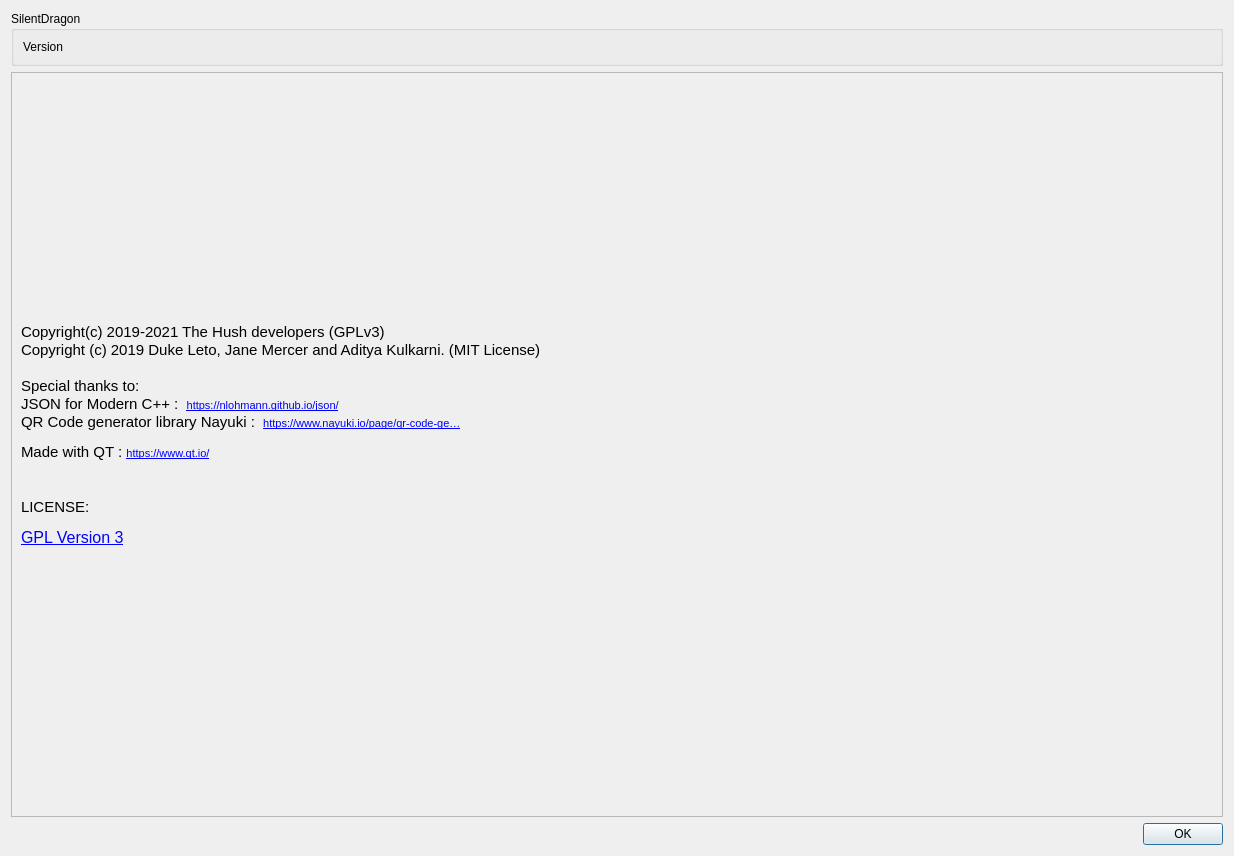
<?xml version="1.0" encoding="UTF-8"?>
<ui version="4.0">
 <class>about</class>
 <widget class="QDialog" name="about">
  <property name="geometry">
   <rect>
    <x>0</x>
    <y>0</y>
    <width>1234</width>
    <height>856</height>
   </rect>
  </property>
  <property name="windowTitle">
   <string>About</string>
  </property>
  <layout class="QVBoxLayout" name="verticalLayout">
   <item>
    <widget class="QGroupBox" name="groupBox">
     <property name="title">
      <string notr="true">SilentDragon</string>
     </property>
     <layout class="QVBoxLayout" name="verticalLayout_2">
      <item>
       <widget class="QLabel" name="versionLabel">
        <property name="text">
         <string notr="true">Version</string>
        </property>
       </widget>
      </item>
     </layout>
    </widget>
   </item>
   <item>
    <widget class="QScrollArea" name="scrollArea">
     <property name="widgetResizable">
      <bool>true</bool>
     </property>
     <widget class="QWidget" name="scrollAreaWidgetContents">
      <property name="geometry">
       <rect>
        <x>0</x>
        <y>0</y>
        <width>1196</width>
        <height>626</height>
       </rect>
      </property>
      <layout class="QVBoxLayout" name="verticalLayout_3">
       <item>
        <widget class="QLabel" name="label">
         <property name="text">
          <string notr="true">&lt;!DOCTYPE HTML PUBLIC &quot;-//W3C//DTD HTML 4.0//EN&quot; &quot;http://www.w3.org/TR/REC-html40/strict.dtd&quot;&gt;
&lt;html&gt;&lt;head&gt;&lt;meta name=&quot;qrichtext&quot; content=&quot;1&quot; /&gt;&lt;style type=&quot;text/css&quot;&gt;
p, li { white-space: pre-wrap; }
&lt;/style&gt;&lt;/head&gt;&lt;body style=&quot; font-family:'Ubuntu'; font-size:12pt; font-weight:400; font-style:normal;&quot;&gt;
&lt;p style=&quot;-qt-paragraph-type:empty; margin-top:0px; margin-bottom:0px; margin-left:0px; margin-right:0px; -qt-block-indent:0; text-indent:0px; font-family:'MS Shell Dlg 2'; font-size:8.1pt;&quot;&gt;&lt;br /&gt;&lt;/p&gt;
&lt;p style=&quot; margin-top:0px; margin-bottom:0px; margin-left:0px; margin-right:0px; -qt-block-indent:0; text-indent:0px;&quot;&gt;&lt;span style=&quot; font-size:11pt;&quot;&gt;Copyright(c) 2019-2021 The Hush developers (GPLv3)&lt;/span&gt;&lt;/p&gt;
&lt;p style=&quot; margin-top:0px; margin-bottom:0px; margin-left:0px; margin-right:0px; -qt-block-indent:0; text-indent:0px;&quot;&gt;&lt;span style=&quot; font-size:11pt;&quot;&gt;Copyright (c) 2019 Duke Leto, Jane Mercer and Aditya Kulkarni. (MIT License)&lt;/span&gt;&lt;/p&gt;
&lt;p style=&quot;-qt-paragraph-type:empty; margin-top:0px; margin-bottom:0px; margin-left:0px; margin-right:0px; -qt-block-indent:0; text-indent:0px; font-size:11pt;&quot;&gt;&lt;br /&gt;&lt;/p&gt;
&lt;p style=&quot; margin-top:0px; margin-bottom:0px; margin-left:0px; margin-right:0px; -qt-block-indent:0; text-indent:0px;&quot;&gt;&lt;span style=&quot; font-size:11pt;&quot;&gt;Special thanks to:&lt;/span&gt;&lt;/p&gt;
&lt;p style=&quot; margin-top:0px; margin-bottom:0px; margin-left:0px; margin-right:0px; -qt-block-indent:0; text-indent:0px;&quot;&gt;&lt;span style=&quot; font-size:11pt;&quot;&gt;JSON for Modern C++ :  &lt;/span&gt;&lt;a href=&quot;https://nlohmann.github.io/json/&quot;&gt;&lt;span style=&quot; font-family:'MS Shell Dlg 2'; font-size:8pt; text-decoration: underline; color:#0000ff;&quot;&gt;https://nlohmann.github.io/json/&lt;/span&gt;&lt;/a&gt;&lt;/p&gt;
&lt;p style=&quot; margin-top:0px; margin-bottom:0px; margin-left:0px; margin-right:0px; -qt-block-indent:0; text-indent:0px;&quot;&gt;&lt;span style=&quot; font-size:11pt;&quot;&gt;QR Code generator library Nayuki :  &lt;/span&gt;&lt;a href=&quot;https://www.nayuki.io/page/qr-code-generator-library&quot;&gt;&lt;span style=&quot; font-family:'MS Shell Dlg 2'; font-size:8pt; text-decoration: underline; color:#0000ff;&quot;&gt;https://www.nayuki.io/page/qr-code-ge…&lt;/span&gt;&lt;/a&gt;&lt;/p&gt;
&lt;p style=&quot; margin-top:12px; margin-bottom:12px; margin-left:0px; margin-right:0px; -qt-block-indent:0; text-indent:0px;&quot;&gt;&lt;span style=&quot; font-size:11pt;&quot;&gt;Made with QT : &lt;/span&gt;&lt;a href=&quot;https://www.qt.io/&quot;&gt;&lt;span style=&quot; font-family:'MS Shell Dlg 2'; font-size:8pt; text-decoration: underline; color:#0000ff;&quot;&gt;https://www.qt.io/&lt;/span&gt;&lt;/a&gt;&lt;/p&gt;
&lt;p style=&quot;-qt-paragraph-type:empty; margin-top:12px; margin-bottom:12px; margin-left:0px; margin-right:0px; -qt-block-indent:0; text-indent:0px; font-family:'MS Shell Dlg 2'; font-size:8pt; text-decoration: underline; color:#0000ff;&quot;&gt;&lt;br /&gt;&lt;/p&gt;
&lt;p style=&quot; margin-top:12px; margin-bottom:12px; margin-left:0px; margin-right:0px; -qt-block-indent:0; text-indent:0px;&quot;&gt;&lt;span style=&quot; font-size:11pt;&quot;&gt;LICENSE:&lt;/span&gt;&lt;/p&gt;
&lt;p style=&quot; margin-top:12px; margin-bottom:12px; margin-left:0px; margin-right:0px; -qt-block-indent:0; text-indent:0px;&quot;&gt;&lt;a href=&quot;https://www.gnu.org/licenses/gpl-3.0.en.html
&quot;&gt;&lt;span style=&quot; text-decoration: underline; color:#0000ff;&quot;&gt;GPL Version 3&lt;/span&gt;&lt;/a&gt;&lt;/p&gt;
&lt;p style=&quot;-qt-paragraph-type:empty; margin-top:12px; margin-bottom:12px; margin-left:0px; margin-right:0px; -qt-block-indent:1; text-indent:0px; text-decoration: underline; color:#0000ff;&quot;&gt;&lt;br /&gt;&lt;/p&gt;&lt;/body&gt;&lt;/html&gt;</string>
         </property>
         <property name="wordWrap">
          <bool>true</bool>
         </property>
         <property name="openExternalLinks">
          <bool>true</bool>
         </property>
         <property name="textInteractionFlags">
          <set>Qt::LinksAccessibleByMouse</set>
         </property>
        </widget>
       </item>
      </layout>
     </widget>
    </widget>
   </item>
   <item>
    <widget class="QDialogButtonBox" name="buttonBox">
     <property name="orientation">
      <enum>Qt::Horizontal</enum>
     </property>
     <property name="standardButtons">
      <set>QDialogButtonBox::Ok</set>
     </property>
    </widget>
   </item>
  </layout>
 </widget>
 <resources/>
 <connections>
  <connection>
   <sender>buttonBox</sender>
   <signal>accepted()</signal>
   <receiver>about</receiver>
   <slot>accept()</slot>
   <hints>
    <hint type="sourcelabel">
     <x>248</x>
     <y>254</y>
    </hint>
    <hint type="destinationlabel">
     <x>157</x>
     <y>274</y>
    </hint>
   </hints>
  </connection>
  <connection>
   <sender>buttonBox</sender>
   <signal>rejected()</signal>
   <receiver>about</receiver>
   <slot>reject()</slot>
   <hints>
    <hint type="sourcelabel">
     <x>316</x>
     <y>260</y>
    </hint>
    <hint type="destinationlabel">
     <x>286</x>
     <y>274</y>
    </hint>
   </hints>
  </connection>
 </connections>
</ui>
